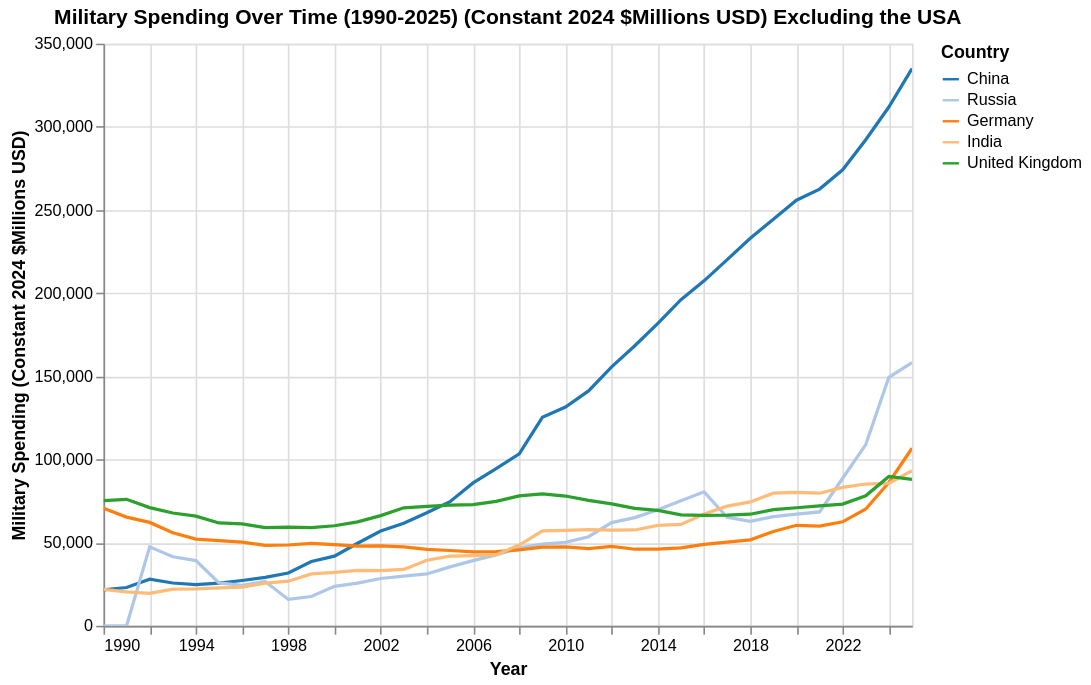

This figure's notebook cell:
### Code cell
# Exclude the United States to see the other countries more clearly.

df = df[df["Country"] != "United States of America"]

# Find the final year's data to determine the legend sorting order
# This grabs the last year (2025) and sorts countries by spending descending
final_year_df = df[df["Year"] == df["Year"].max()].sort_values(
    by="Military_Spending", ascending=False
)
legend_order = final_year_df["Country"].tolist()

chart6 = (
    alt.Chart(df)
    .mark_line()
    .encode(
        x=alt.X("Year:T", title="Year"),
        y=alt.Y("Military_Spending:Q", title="Military Spending (Constant 2024 $Millions USD)"),
        color=alt.Color("Country:N",
                        title="Country",
                        sort=legend_order,
                        scale=alt.Scale(scheme="category20")
        ),
        tooltip=["Country:N",
                 alt.Tooltip("Year:T", format="%Y", title="Year"),
                 alt.Tooltip("Military_Spending:Q", format="$,.0f", title="Spending (2024 $M)")
        ],
    )
    .properties(width=500,
                height=360,
                title="Military Spending Over Time (1990-2025) (Constant 2024 $Millions USD) Excluding the USA",
                )
    .interactive()
)

chart6

### Figure 1 — Vega-Lite specification as saved in the notebook (floating-point values rounded to 4 significant figures; data arrays with more than 128 entries replaced by an {"elided": "..."} marker saying what was removed)
{"config": {"view": {"continuousWidth": 300, "continuousHeight": 300}}, "data": {"name": "data-fa444598482fff433634aada53ec90b9"}, "mark": {"type": "line"}, "encoding": {"color": {"field": "Country", "scale": {"scheme": "category20"}, "sort": ["China", "Russia", "Germany", "India", "United Kingdom"], "title": "Country", "type": "nominal"}, "tooltip": [{"field": "Country", "type": "nominal"}, {"field": "Year", "format": "%Y", "title": "Year", "type": "temporal"}, {"field": "Military_Spending", "format": "$,.0f", "title": "Spending (2024 $M)", "type": "quantitative"}], "x": {"field": "Year", "title": "Year", "type": "temporal"}, "y": {"field": "Military_Spending", "title": "Military Spending (Constant 2024 $Millions USD)", "type": "quantitative"}}, "height": 360, "params": [{"name": "param_1e9efca18e7a2868", "select": {"type": "interval", "encodings": ["x", "y"]}, "bind": "scales"}], "title": "Military Spending Over Time (1990-2025) (Constant 2024 $Millions USD) Excluding the USA", "width": 500, "$schema": "https://vega.github.io/schema/vega-lite/v6.4.1.json", "datasets": {"data-fa444598482fff433634aada53ec90b9": {"elided": "180 records"}}}
